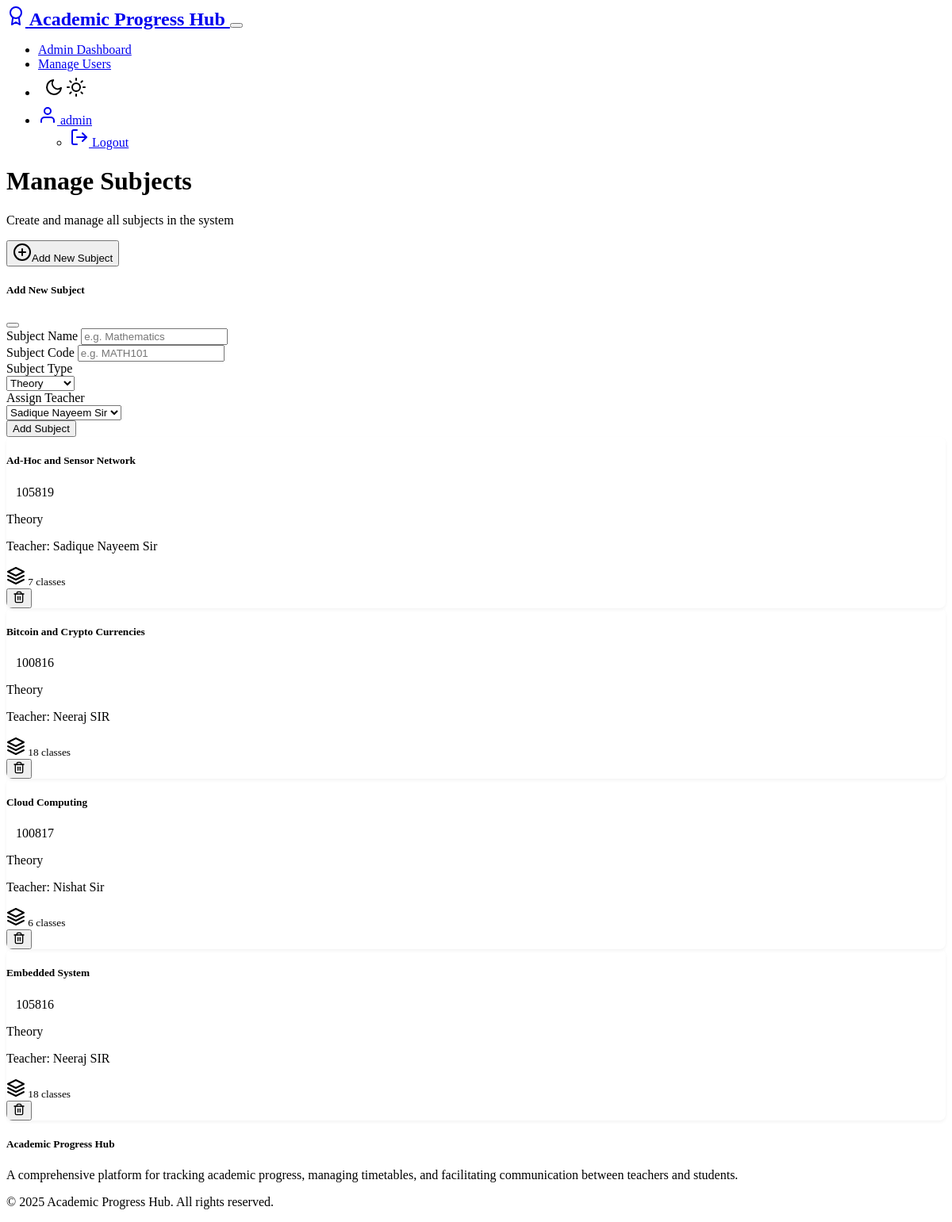
Screenshot of /admin/subjects (signed in) with the database file from the repository.
### models.py (models this page shows, shortened)
class User(UserMixin, db.Model):
    __tablename__ = 'users'
    id = db.Column(db.Integer, primary_key=True)
    username = db.Column(db.String(64), unique=True, nullable=False)
    email = db.Column(db.String(120), unique=True, nullable=False)
    password_hash = db.Column(db.String(256), nullable=False)
    role = db.Column(db.String(10), nullable=False)  # 'admin', 'teacher' or 'student'
    created_at = db.Column(db.DateTime, default=datetime.utcnow)
    is_active = db.Column(db.Boolean, default=True)
    teacher_profile = db.relationship('Teacher', backref='user', uselist=False, cascade='all, delete-orphan')
    student_profile = db.relationship('Student', backref='user', uselist=False, cascade='all, delete-orphan')
    @property
    def is_admin(self):
        return self.role == 'admin'

class Subject(db.Model):
    __tablename__ = 'subjects'
    id = db.Column(db.Integer, primary_key=True)
    name = db.Column(db.String(100), nullable=False)
    code = db.Column(db.String(20), nullable=False, unique=True)
    type = db.Column(db.String(20), nullable=False, default='Theory')
    teacher_id = db.Column(db.Integer, db.ForeignKey('teachers.id'), nullable=False)
    timetables = db.relationship('Timetable', backref='subject', cascade='all, delete-orphan')
    performances = db.relationship('Performance', backref='subject', cascade='all, delete-orphan')

### routes/admin_routes.py (the view)
    def decorated_function(*args, **kwargs):
        if not current_user.is_authenticated or not current_user.is_admin:
            flash('Access denied: Admin permissions required.', 'danger')
            return redirect(url_for('auth.login'))
        return f(*args, **kwargs)

### routes/admin_routes.py
    class SubjectForm(FlaskForm):
        name = StringField('Subject Name', validators=[DataRequired()])
        code = StringField('Subject Code', validators=[DataRequired()])
        type = SelectField('Subject Type', choices=[
            ('Theory', 'Theory'),
            ('Practical', 'Practical'),
            ('Laboratory', 'Laboratory')
        ], validators=[DataRequired()])
        teacher_id = SelectField('Assign Teacher', coerce=int, validators=[DataRequired()])
        submit = SubmitField('Add Subject')

### app.py (called while the page is built)
@login_manager.user_loader
def load_user(user_id):
    from models import User
    return User.query.get(int(user_id))

### routes/admin_routes.py (called while the page is built)
def admin_required(f):
    def decorated_function(*args, **kwargs):
        if not current_user.is_authenticated or not current_user.is_admin:
            flash('Access denied: Admin permissions required.', 'danger')
            return redirect(url_for('auth.login'))
        return f(*args, **kwargs)
    decorated_function.__name__ = f.__name__
    return login_required(decorated_function)

### templates/admin/subjects.html (shortened to what this page needs)
{% extends 'layout.html' %}
{% block content %}
<div class="row mb-4 align-items-center">
    <div class="col">
        <h1 class="mb-0">Manage Subjects</h1>
        <p class="text-muted">Create and manage all subjects in the system</p>
    </div>
    <div class="col-auto">
        <button type="button" class="btn btn-primary" data-bs-toggle="modal" data-bs-target="#newSubjectModal">
            <span data-feather="plus-circle" class="me-2"></span>Add New Subject
        </button>
    </div>
</div>
<div class="modal fade" id="newSubjectModal" tabindex="-1" aria-labelledby="newSubjectModalLabel" aria-hidden="true">
    <div class="modal-dialog">
        <div class="modal-content">
            <div class="modal-header">
                <h5 class="modal-title" id="newSubjectModalLabel">Add New Subject</h5>
                <button type="button" class="btn-close" data-bs-dismiss="modal" aria-label="Close"></button>
            </div>
            <div class="modal-body">
                <form method="POST" action="{{ url_for('admin.manage_subjects') }}">
                    <div class="mb-3">
                        {{ form.name.label(class="form-label") }}
                        {{ form.name(class="form-control", placeholder="e.g. Mathematics") }}
                    </div>
                    <div class="mb-3">
                        {{ form.code.label(class="form-label") }}
                        {{ form.code(class="form-control", placeholder="e.g. MATH101") }}
                    </div>
                    <div class="mb-3">
                        {{ form.type.label(class="form-label") }}
                        <div>
                            {{ form.type(class="form-select") }}
                        </div>
                    </div>
                    <div class="mb-3">
                        {{ form.teacher_id.label(class="form-label") }}
                        <div>
                            {{ form.teacher_id(class="form-select") }}
                        </div>
                    </div>
                    <div class="d-grid">
                        {{ form.submit(class="btn btn-primary") }}
                    </div>
                </form>
            </div>
        </div>
    </div>
</div>
{% if subjects %}
    <div class="row g-4">
        {% for subject in subjects %}
            <div class="col-md-6 col-lg-4">
                <div class="card h-100">
                    <div class="card-body">
                        <div class="d-flex justify-content-between align-items-center mb-2">
                            <h5 class="card-title mb-0">{{ subject.name }}</h5>
                            <span class="badge bg-secondary">{{ subject.code }}</span>
                        </div>
                        <p class="text-muted mb-2">{{ subject.type }}</p>
                        <p class="text-muted">Teacher: {{ subject.teacher.user.username }}</p>
                        <div class="d-flex justify-content-between mt-3">
                            <small class="text-muted">
                                <span data-feather="layers" class="me-1"></span>
                                {{ subject.timetables|length }} classes
                            </small>
                            <form method="POST" action="{{ url_for('admin.delete_subject', subject_id=subject.id) }}" onsubmit="return confirm('Are you sure you want to delete this subject? This will also delete all related timetables and performance records.');">
                                <button type="submit" class="btn btn-sm btn-outline-danger">
                                    <span data-feather="trash-2" style="width: 16px; height: 16px;"></span>
                                </button>
                            </form>
                        </div>
                    </div>
                </div>
            </div>
        {% endfor %}
    </div>
{% endif %}
{% endblock %}

### templates/layout.html (shortened to what this page needs)
<!DOCTYPE html>
<html lang="en" data-bs-theme="dark">
<head>
    <link rel="stylesheet" href="https://cdn.replit.com/agent/bootstrap-agent-dark-theme.min.css">
    <link rel="stylesheet" href="{{ url_for('static', filename='css/style.css') }}">
    {% if current_user.is_authenticated and current_user.role == 'admin' %}
    <link rel="stylesheet" href="{{ url_for('static', filename='css/admin/style.css') }}">
    {% endif %}
</head>
<body class="{% block body_class %}{% endblock %}">
    <nav class="navbar navbar-expand-lg navbar-dark bg-dark mb-4">
        <div class="container">
            <a class="navbar-brand" href="{{ url_for('index') }}">
                <span data-feather="award" class="me-2"></span>
                Academic Progress Hub
            </a>
            <button class="navbar-toggler" type="button" data-bs-toggle="collapse" data-bs-target="#navbarNav">
            </button>
            <div class="collapse navbar-collapse" id="navbarNav">
                <ul class="navbar-nav ms-auto">
                    {% if current_user.is_authenticated %}
                        {% if current_user.role == 'admin' %}
                            <li class="nav-item">
                                <a class="nav-link" href="{{ url_for('admin.admin_dashboard') }}">Admin Dashboard</a>
                            </li>
                            <li class="nav-item">
                                <a class="nav-link" href="{{ url_for('admin.manage_users') }}">Manage Users</a>
                            </li>
                        {% endif %}
                        <li class="nav-item">
                            <button class="nav-link btn theme-toggle px-2" id="themeToggle" title="Toggle Light/Dark Mode">
                                <span data-feather="moon" class="theme-icon-dark d-none"></span>
                                <span data-feather="sun" class="theme-icon-light"></span>
                            </button>
                        </li>
                        <li class="nav-item dropdown">
                            <a class="nav-link dropdown-toggle" href="#" id="userDropdown" role="button" data-bs-toggle="dropdown">
                                <span data-feather="user" class="me-1"></span>
                                {{ current_user.username }}
                            </a>
                            <ul class="dropdown-menu dropdown-menu-end">
                                <li>
                                    <a class="dropdown-item" href="{{ url_for('auth.logout') }}">
                                        <span data-feather="log-out" class="me-1"></span> Logout
                                    </a>
                                </li>
                            </ul>
                        </li>
                    {% endif %}
                </ul>
            </div>
        </div>
    </nav>
    <main class="container my-4">
        {% block content %}{% endblock %}
    </main>
    <footer class="bg-dark text-light py-4 mt-5">
        <div class="container">
            <div class="row">
                <div class="col-md-6">
                    <h5>Academic Progress Hub</h5>
                    <p>A comprehensive platform for tracking academic progress, managing timetables, and facilitating communication between teachers and students.</p>
                </div>
                <div class="col-md-6 text-md-end">
                    <p>&copy; 2025 Academic Progress Hub. All rights reserved.</p>
                </div>
            </div>
        </div>
    </footer>
</body>
</html>

### static/css/style.css (style rules this page uses)
:root { --transition-speed: 0.3s; }
.theme-toggle { background: transparent; border: none; cursor: pointer; padding: 0.5rem; transition: color var(--transition-speed); }
.navbar-brand { font-weight: bold; font-size: 1.5rem; }
.card { background-color: var(--bs-dark); border: 1px solid rgba(255, 255, 255, 0.1); box-shadow: 0 4px 6px rgba(0, 0, 0, 0.2); overflow: hidden; }
body, .card, .chart-container { transition: background-color var(--transition-speed) ease, color var(--transition-speed) ease, border-color var(--transition-speed) ease; }

### static/css/admin/style.css (style rules this page uses)
.badge { padding: 0.5em 0.75em; }
.modal-content { border-radius: 0.5rem; }
.card { border-radius: 0.5rem; border: none; box-shadow: 0 2px 4px rgba(0,0,0,0.05); }

### rows the page displays
User: username "admin"
Subject: name "Ad-Hoc and Sensor Network", code "105819", type "Theory", teacher.user.username "Sadique Nayeem Sir", timetables|length "7"
Subject: name "Bitcoin and Crypto Currencies", code "100816", type "Theory", teacher.user.username "Neeraj SIR", timetables|length "18"
Subject: name "Cloud Computing", code "100817", type "Theory", teacher.user.username "Nishat Sir", timetables|length "6"
Subject: name "Embedded System", code "105816", type "Theory", teacher.user.username "Neeraj SIR", timetables|length "18"
